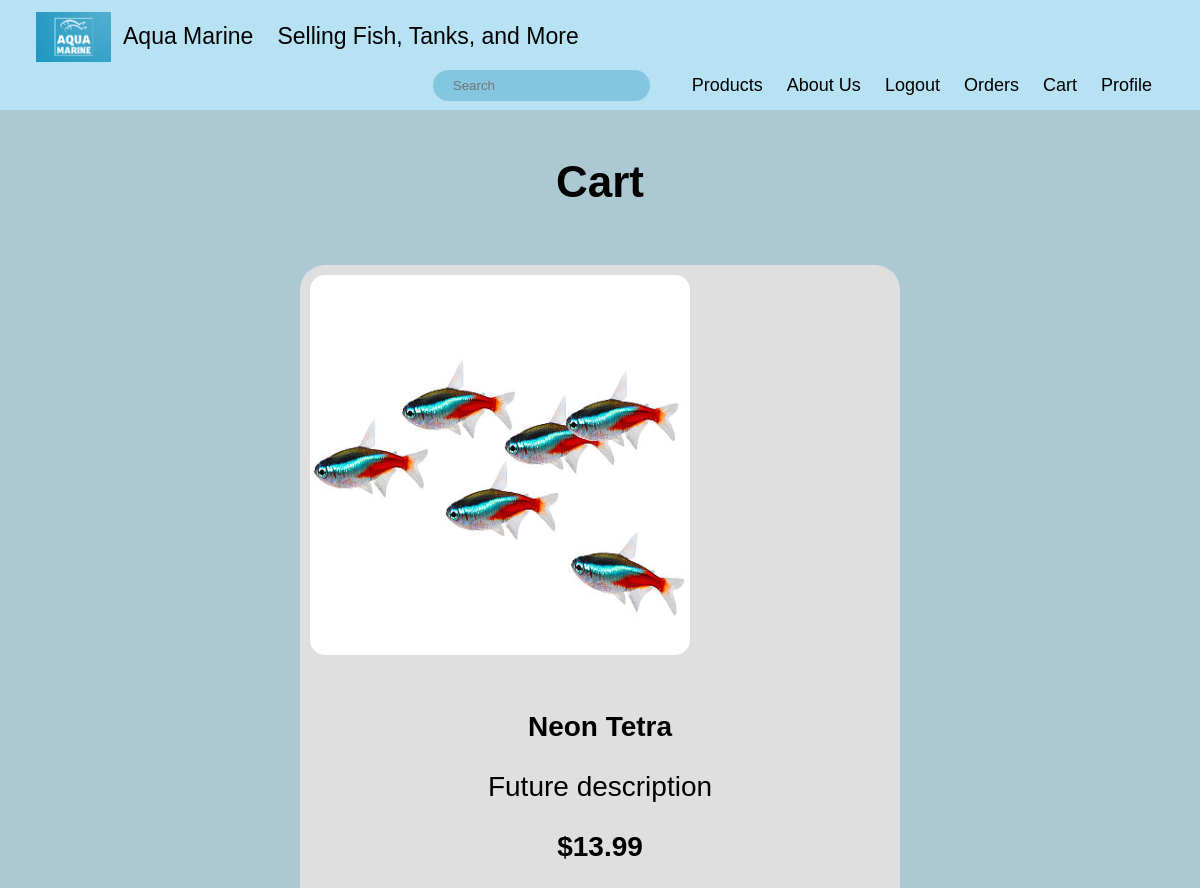
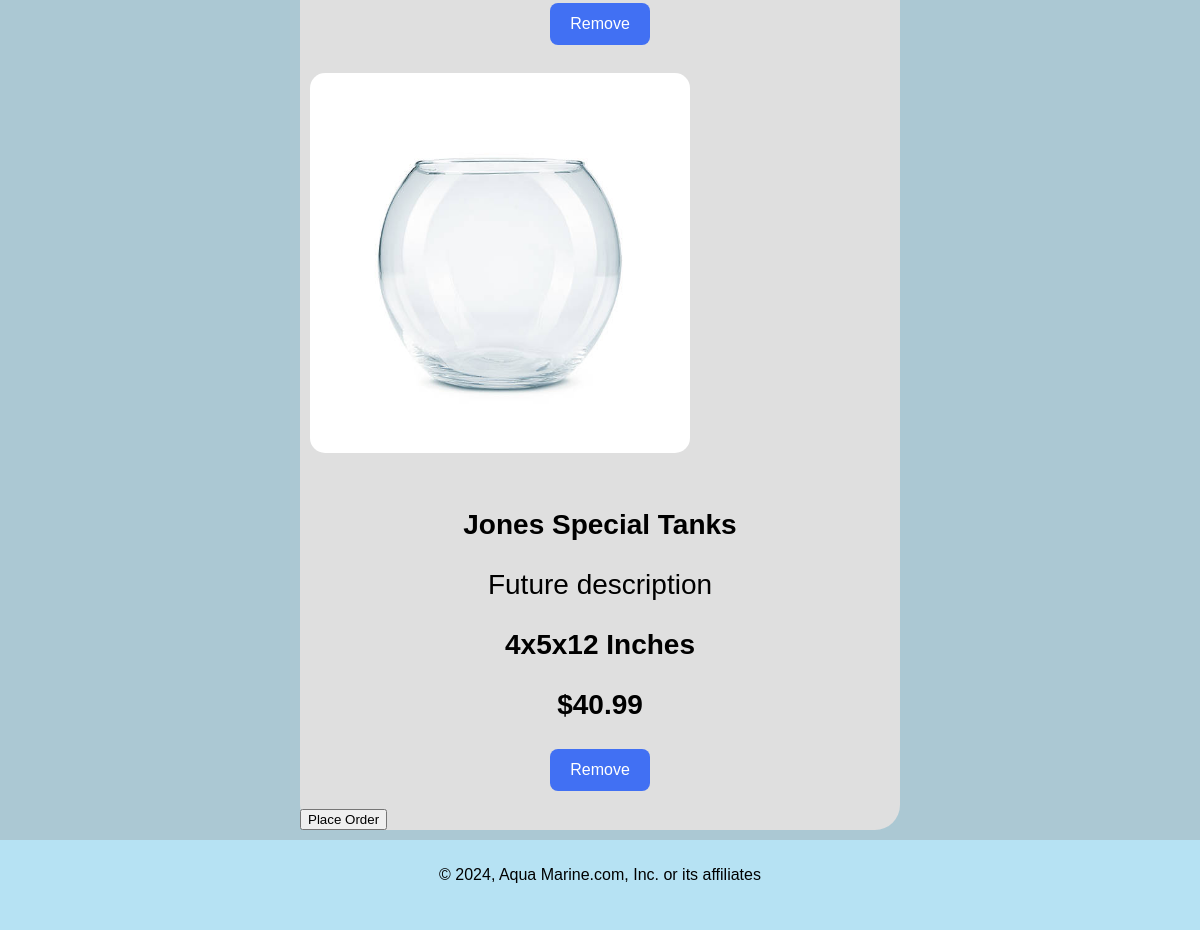
The app's page /Capstone/cart.php (signed in) with its own data (2 pictures, top to bottom).
### tables this page shows
CREATE TABLE `cart` (
  `Cart_id` int(11) NOT NULL,
  `User_id` int(11) DEFAULT NULL,
  `incart_product` int(11) DEFAULT NULL,
  `Amount` int(11) DEFAULT NULL,
  `productTable` varchar(30) NOT NULL
);

CREATE TABLE `fishs` (
  `Fishs_id` int(11) NOT NULL,
  `Name` varchar(45) DEFAULT NULL,
  `Cost` float DEFAULT NULL,
  `Fish_comment_id` int(11) DEFAULT NULL
);

CREATE TABLE `tanks` (
  `Tanks_id` int(11) NOT NULL,
  `Name` varchar(45) DEFAULT NULL,
  `Length` int(11) DEFAULT NULL,
  `Width` int(11) DEFAULT NULL,
  `Height` int(11) DEFAULT NULL,
  `Measurement` varchar(45) NOT NULL,
  `Cost` float DEFAULT NULL,
  `Tanks_comment_id` int(11) DEFAULT NULL
);

### Capstone/cart.php (the view, shortened to what this page needs)
<!DOCTYPE html>
<html lang="en">
<head>
    <link rel="stylesheet" type="text/css" href="style.css"/>
    <?php
        $conn = new mysqli(DB_SERVER, DB_USERNAME, DB_PASSWORD, DB_NAME);
        $userID = $_SESSION['Members_Id'];
    ?>
</head>
    <header>
        <div class="header">
            <a href="index.php" class="logo"><img src="./graphic/Logo.png" alt="Logo"></a>
            <div class="header-text">
                <a>Aqua Marine</a>
                <a>Selling Fish, Tanks, and More</a>
            </div>
            <div class="header-right">
                <form action="search.php">
                    <input type="text" placeholder="Search" name="search">
                </form>
                <a href="products.php">Products</a>
                <a href="aboutus.php">About Us</a>
                <?php
                if(isset($_SESSION['Members_Id'])) {
                    echo '<a href="logout.php">Logout</a>';
                } else {
                    echo '<a href="signup.php">Signup</a>';
                    echo '<a href="login.php">Login</a>';
                }
                ?>
                <a href="orders.php">Orders</a>
                <a href="cart.php">Cart</a>
                <a href="profile.php">Profile</a>
            </div>
        </div>
    </header>
    <body>
    <div class="product-text">
            <h1>Cart</h1>
    </div>
        <div class="productPage">
            <?php
            $sqlFish = "SELECT cart.*, fishs.*
            FROM cart
            LEFT JOIN fishs ON cart.incart_product = fishs.Fishs_id
            WHERE cart.User_id = $userID
            AND cart.productTable = 'fishs'";
            $resultFish = $conn->query($sqlFish);
            $sqlTanks = "SELECT cart.*, tanks.*
            FROM cart
            LEFT JOIN tanks ON cart.incart_product = tanks.Tanks_id
            WHERE cart.User_id = $userID
            AND cart.productTable = 'tanks'";
            $resultTanks = $conn->query($sqlTanks);
            $sqlDecor = "SELECT cart.*, decorations.*
            FROM cart
            LEFT JOIN decorations ON cart.incart_product = decorations.Decorations_id
            WHERE cart.User_id = $userID
            AND cart.productTable = 'decorations'";
            $resultDecor = $conn->query($sqlDecor);
            $sqlPlants = "SELECT cart.*, plants.*
            FROM cart
            LEFT JOIN plants ON cart.incart_product = plants.Plants_id
            WHERE cart.User_id = $userID
            AND cart.productTable = 'plants'";
            $resultPlants = $conn->query($sqlPlants);
            if ($resultFish->num_rows == 0 && $resultTanks->num_rows == 0 && $resultDecor->num_rows == 0 && $resultPlants->num_rows == 0) {
                echo "Cart is empty";
            } else {
                if ($resultFish->num_rows > 0) {
                    while ($row = $resultFish->fetch_assoc()) {
                        echo "<div class='productSingle'>
                        <img src='./graphic/fish/" . $row['Name'] . ".jpg' alt='fish' class='product-imgSingle'/>
                        <div class='product-textSingle'>
                        <p>" . $row['Name'] . "</p>
                        <p id='description'>Future description</p>
                        <p>$" . $row['Cost'] . "</p>
                        <form method='post' action='cart.php'>
                                <input type='hidden' name='removeFishID' value='" . $row['incart_product'] . "'>
                                <button type='submit' class='addToCart'>Remove</button>
                        </form>
                        </div></div>";
                    }
                }
                if ($resultTanks->num_rows > 0) {
                    while ($row = $resultTanks->fetch_assoc()) {
                        echo "<div class='productSingle'>
                        <img src='./graphic/tanks/" . $row['Name'] . ".jpg' alt='tank' class='product-imgSingle'/>
                        <div class='product-textSingle'>
                        <p>" . $row['Name'] . "</p>
                        <p id='description'>Future description</p>
                        <p>" . $row['Length'] . 'x' . $row['Width'] . 'x' . $row['Height'] . ' ' . $row['Measurement'] . "</p>
                        <p>$" . $row['Cost'] . "</p>
                        <form method='post' action='cart.php'>
                                <input type='hidden' name='removeTankID' value='" . $row['incart_product'] . "'>
                                <button type='submit' class='addToCart'>Remove</button>
                        </form>
                        </div></div>";
                    }
                }
            }
            ?>
            <form method="post" action="orders.php">
                <input type="submit" name="submitOrder" value="Place Order">
            </form>
        </div>
    </body>
    <footer>
        <div class="footer">
            <p>© 2024, Aqua Marine.com, Inc. or its affiliates</p>
        </div>
    </footer>
</html>

### Capstone/style.css (style rules this page uses)
* { box-sizing: border-box; }
body { margin: 0; background-color: rgb(171, 200, 211); }
.product-text { padding: 18px; text-align: center; color: black; text-decoration: none; font-size: 22px; font-family: Arial, Helvetica, sans-serif; }
header { margin: 0; font-family: Arial, Helvetica, sans-serif; background-color: rgb(171, 200, 211); color: white; position: static; top: 0; }
.header { overflow: hidden; background-color: rgb(182, 226, 243); padding-left: 36px; padding-right: 36px; padding-top: 12px; }
.header img { width: 75px; height: 50px; }
.header a { float: left; color: black; text-align: center; padding: 12px; text-decoration: none; line-height: 25px; border-radius: 4px; }
.header a.logo { font-size: 25px; font-weight: bold; padding: 0 !important; }
input[name="search" i] { float: right; padding: 8px 20px; border-radius: 50px; color: black; background-color: rgb(132, 197, 223); border-color: white; margin-right: 30px; border: 0; }
.header-text { float: left; display: flex; align-items: center; font-size: 23px }
.header-right { float: right; display: flex; align-items: center; font-size: 18px; }
footer { background-color: rgb(182, 226, 243); }
.footer { color: black; text-align: center; font-family: Arial, Helvetica, sans-serif; margin: 0; padding: 10px 0 30px; }
.productPage { margin: 10px 25%; background-color: rgb(223, 223, 223); border-radius: 25px; }
.productSingle { display: flex; flex-wrap: wrap; }
.product-imgSingle { height: 400px; width: 400px; padding: 10px; border-radius: 25px }
.product-textSingle { padding: 18px; text-align: center; color: black; text-decoration: none; font-size: 28px; font-weight: bold; font-family: Arial, Helvetica, sans-serif; display: block; margin: auto; }
#description { font-weight: normal; }
.addToCart { background-color: #4170f3; border: none; color: white; padding: 12px 20px; text-align: center; text-decoration: none; display: inline-block; font-size: 16px; border-radius: 8px; cursor: pointer; transition: background-color 0.3s ease; }

### records on screen
cart: fishs.Name (picture), fishs.Name "Neon Tetra", fishs.Cost "13.99"
cart: tanks.Name (picture), tanks.Name "Jones Special Tanks", tanks.Length "4", tanks.Width "5", tanks.Height "12", tanks.Measurement "Inches", tanks.Cost "40.99"
